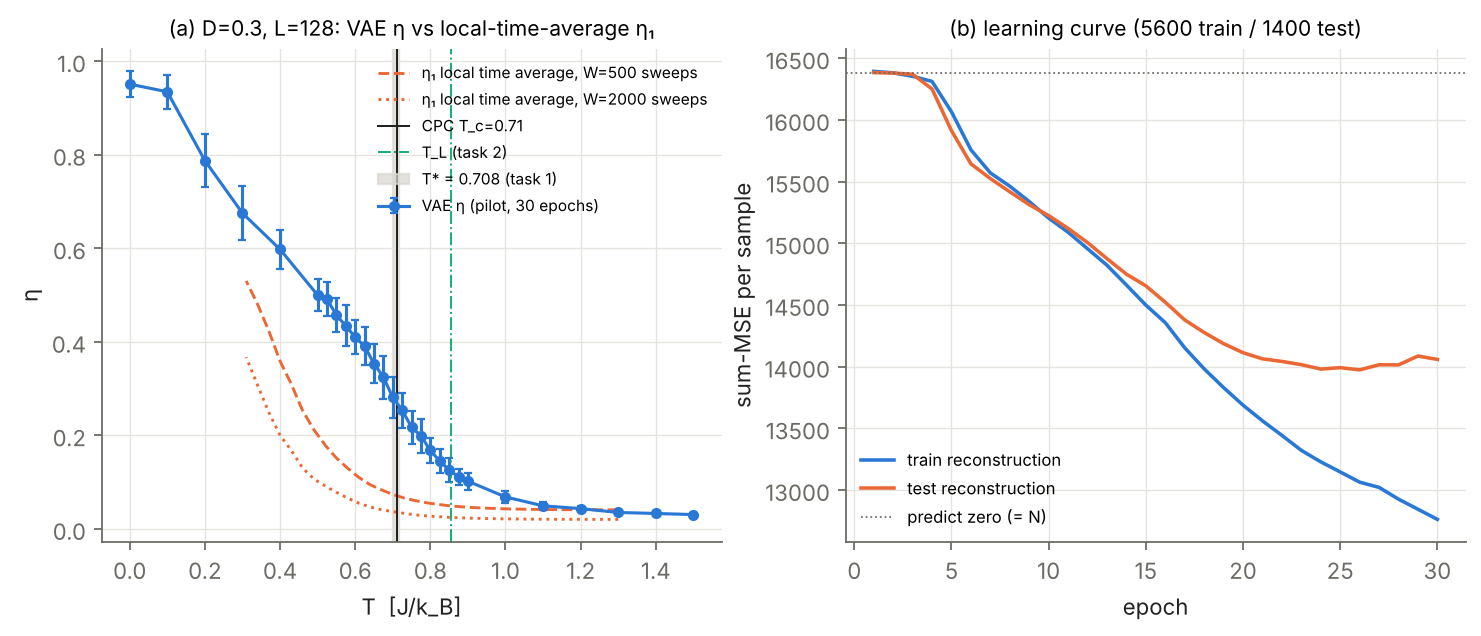

The script that saved this image:
"""Task 3 pilot: VAE (CPC architecture, channels 16-32-64-128, latent 100) trained on D=0.3, L=128 (250 samples per T, 80/20 split,
30 epochs). (a) eta(T) = <|S~|> on the test set (decoder(mu)), error bar = sample std; vertical lines: CPC T_c = 0.71, T* (task 1),
T_L (task 2). Baseline: local time-averaged eta_1 = <|<S_i>_W|> from task 2 (D=0.3, L=176, windows W=500, 2000 sweeps, block b=1).
(b) learning curves. Run from repo root."""
import sys, json, glob; sys.path.insert(0, 'figures')
from _style import *
r = json.load(open('data/task3/pilot_D030_ch16_n250_e30.json')); e = r['eta_test']; H = json.load(open('data/task2_h2.json'))
fig, (a, b) = plt.subplots(1, 2, figsize=(11, 4))
a.errorbar(e['T'], e['eta_mu'], yerr=e['eta_mu_std'], color=DCOL[0.0], marker='o', ms=4, lw=1.4, capsize=2, label='VAE η (pilot, 30 epochs)')
fs = sorted(glob.glob('data/task2_extract/t2_main_D030_L176_s*.npz')); E = np.mean([np.load(f)['eta1'] for f in fs], 0); T2 = np.load(fs[0])['T']
a.plot(T2, E[:, 0, 0], color=DCOL[0.2], ls='--', lw=1.3, label='η₁ local time average, W=500 sweeps')
a.plot(T2, E[:, 2, 0], color=DCOL[0.2], ls=':', lw=1.3, label='η₁ local time average, W=2000 sweeps')
for x, lab, col in ((0.71, 'CPC T_c=0.71', INK), (0.7083, None, INK), (H['per_D']['0.3']['T_L']['T'], 'T_L (task 2)', DCOL[0.3])):
    if lab: a.axvline(x, color=col, lw=0.9, ls='-.' if 'T_L' in lab else '-', label=lab)
a.axvspan(0.7083 - 0.0074, 0.7083 + 0.0074, color='#d9d7cf', alpha=0.7, label='T* = 0.708 (task 1)')
a.set_xlabel('T  [J/k_B]'); a.set_ylabel('η'); a.legend(fontsize=7); a.set_title('(a) D=0.3, L=128: VAE η vs local-time-average η₁', fontsize=9.5)
h = r['history']; ep = [x['epoch'] for x in h]
b.plot(ep, [x['train'][1] for x in h], color=DCOL[0.0], label='train reconstruction'); b.plot(ep, [x['test'][1] for x in h], color=DCOL[0.2], label='test reconstruction')
b.axhline(128 * 128, color=MUTED, lw=0.8, ls=':', label='predict zero (= N)'); b.set_xlabel('epoch'); b.set_ylabel('sum-MSE per sample'); b.legend(fontsize=7.5)
b.set_title('(b) learning curve (5600 train / 1400 test)', fontsize=9.5)
fig.savefig('figures/fig_t3_pilot.png')
